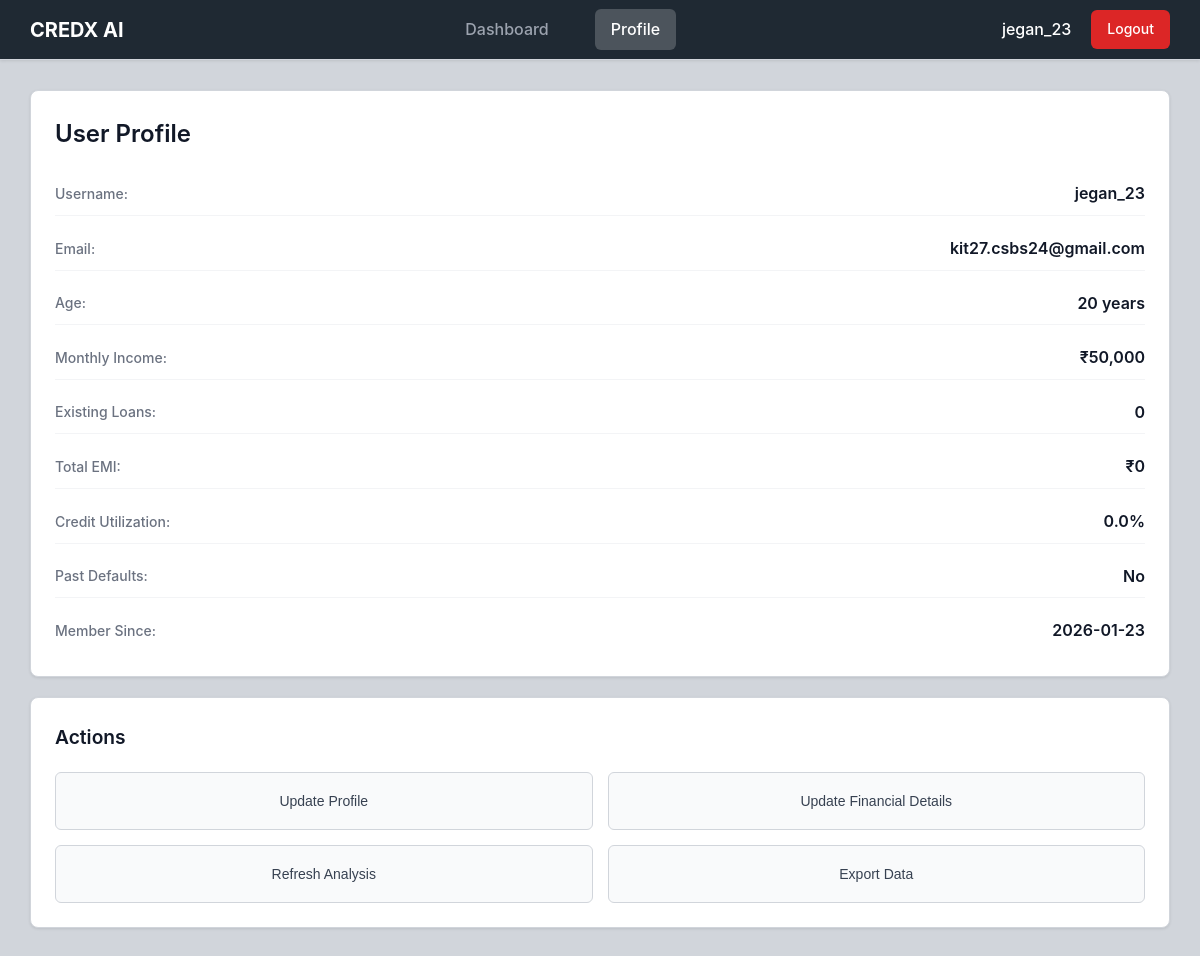
Screenshot of /profile (signed in) with the database file from the repository.
### tables this page shows
CREATE TABLE users (
                id INTEGER PRIMARY KEY AUTOINCREMENT,
                username TEXT UNIQUE NOT NULL,
                password TEXT NOT NULL,
                email TEXT NOT NULL,
                created_at TEXT NOT NULL
            );

CREATE TABLE user_financials (
                id INTEGER PRIMARY KEY AUTOINCREMENT,
                username TEXT UNIQUE NOT NULL,
                age INTEGER NOT NULL,
                income INTEGER NOT NULL,
                existing_loans INTEGER NOT NULL,
                total_emi INTEGER NOT NULL,
                credit_utilization REAL NOT NULL,
                defaults INTEGER NOT NULL,
                updated_at TEXT NOT NULL,
                FOREIGN KEY (username) REFERENCES users (username)
            );

### app.py (the view)
@app.route("/profile")
def profile():
    if "user" not in session:
        return redirect(url_for("login"))
    username = session["user"]
    user_data = get_user_by_username(username)
    if not user_data:
        print(f"❌ User data not found for {username}")
        session.clear()
        return redirect(url_for("login"))
    financial_data = get_user_financials(username)
    credit_score = 0
    risk_level = "Unknown"
    risk_color = "secondary"
    if financial_data:
        credit_score, risk_level, _, _, risk_color = calculate_credit_metrics(
            financial_data["age"], financial_data["income"], financial_data["existing_loans"],
            financial_data["total_emi"], financial_data["credit_utilization"], financial_data["defaults"]
        )
    success_message = request.args.get('success_message')
    error_message = request.args.get('error_message')
    return render_template(
        "profile.html",
        username=username,
        data=user_data,
        financial_data=financial_data,
        credit_score=credit_score,
        risk_level=risk_level,
        risk_color=risk_color,
        success_message=success_message,
        error_message=error_message
    )

### app.py (called while the page is built, shortened)
def calculate_credit_metrics(age, income, existing_loans, total_emi, credit_utilization, defaults):
    if model is None:
        return 650, "Medium", income * 10, "Model not available", "warning"

### database.py (called while the page is built)
def get_db():
    conn = sqlite3.connect(DATABASE_FILE)
    conn.row_factory = sqlite3.Row
    return conn

@contextmanager
def get_db_connection():
    conn = get_db()
    try:
        yield conn
    finally:
        conn.close()

def get_user_by_username(username):
    try:
        with get_db_connection() as conn:
            cursor = conn.cursor()
            cursor.execute('''
                SELECT id, username, email, created_at
                FROM users
                WHERE username = ?
            ''', (username,))
            user = cursor.fetchone()
            if user:
                return {
                    'id': user['id'],
                    'username': user['username'],
                    'email': user['email'],
                    'created_at': user['created_at']
                }
            return None
    except Exception as e:
        print(f"Error fetching user: {e}")
        return None

### templates/profile.html (shortened to what this page needs)
<!DOCTYPE html>
<html lang="en">
<head>
  <link rel="stylesheet" href="{{ url_for('static', filename='css/base.css') }}">
  <link rel="stylesheet" href="{{ url_for('static', filename='css/dashboard.css') }}">
</head>
<body>
<nav class="top-navbar">
  <div class="brand">CREDX AI</div>
  <div class="nav-center">
    <a href="/dashboard" class="nav-item">Dashboard</a>
    <span class="nav-item active">Profile</span>
  </div>
  <div class="nav-right">
    <span class="user-welcome">{{ username }}</span>
    <a href="/logout" class="nav-btn logout">Logout</a>
  </div>
</nav>
<div class="dashboard-container">
  <div class="card">
    <div class="card-header">
      <h2>User Profile</h2>
    </div>
    <div class="card-content">
      <div class="metric-row">
        <span class="label">Username:</span>
        <span class="value">{{ username }}</span>
      </div>
      <div class="metric-row">
        <span class="label">Email:</span>
        <span class="value">{{ data.email }}</span>
      </div>
      {% if financial_data %}
        <div class="metric-row">
          <span class="label">Age:</span>
          <span class="value">{{ financial_data.age }} years</span>
        </div>
        <div class="metric-row">
          <span class="label">Monthly Income:</span>
          <span class="value">₹{{ "{:,}".format(financial_data.income) }}</span>
        </div>
        <div class="metric-row">
          <span class="label">Existing Loans:</span>
          <span class="value">{{ financial_data.existing_loans }}</span>
        </div>
        <div class="metric-row">
          <span class="label">Total EMI:</span>
          <span class="value">₹{{ "{:,}".format(financial_data.total_emi) }}</span>
        </div>
        <div class="metric-row">
          <span class="label">Credit Utilization:</span>
          <span class="value">{{ "%.1f"|format(financial_data.credit_utilization) }}%</span>
        </div>
        <div class="metric-row">
          <span class="label">Past Defaults:</span>
          <span class="value">
            {% if financial_data.defaults == 1 %}Yes{% else %}No{% endif %}
          </span>
        </div>
      {% else %}
        <div class="metric-row">
          <span class="label">Financial Profile:</span>
          <span class="value">Not completed</span>
        </div>
      {% endif %}
      <div class="metric-row">
        <span class="label">Member Since:</span>
        <span class="value">{{ data.created_at[:10] }}</span>
      </div>
    </div>
  </div>
  <div class="card">
    <div class="card-header">
      <h3>Actions</h3>
    </div>
    <div class="card-content">
      <div class="actions-grid">
        <button class="action-btn" onclick="updateProfile()">Update Profile</button>
        {% if financial_data %}
          <button class="action-btn" onclick="updateFinancialDetails()">Update Financial Details</button>
        {% else %}
          <button class="action-btn" onclick="completeFinancialProfile()">Complete Financial Profile</button>
        {% endif %}
        <button class="action-btn" onclick="refreshAnalysis()">Refresh Analysis</button>
        <button class="action-btn" onclick="downloadData()">Export Data</button>
      </div>
    </div>
  </div>
</div>
</body>
</html>

### static/css/base.css (style rules this page uses)
* { margin: 0; padding: 0; box-sizing: border-box; }
body { font-family: -apple-system, BlinkMacSystemFont, 'Segoe UI', Roboto, sans-serif; background: #e5e7eb; color: #111827; min-height: 100vh; line-height: 1.6; }
a { text-decoration: none; color: #2563eb; }

### static/css/dashboard.css (style rules this page uses)
body { background: #d1d5db; color: #111827; font-family: -apple-system, BlinkMacSystemFont, 'Segoe UI', Roboto, sans-serif; margin: 0; padding: 0; }
.top-navbar { height: 60px; background: #1f2933; border-bottom: 1px solid #d1d5db; display: flex; justify-content: space-between; align-items: center; padding: 0 30px; box-shadow: 0 1px 3px rgba(0, 0, 0, 0.1); }
.brand { font-size: 20px; font-weight: 700; color: #ffffff; }
.nav-center { display: flex; gap: 30px; align-items: center; }
.nav-item { padding: 8px 16px; border-radius: 6px; color: #9ca3af; text-decoration: none; font-weight: 500; transition: all 0.2s ease; }
.nav-item.active { color: #ffffff; background: rgba(255, 255, 255, 0.2); }
.nav-right { display: flex; align-items: center; gap: 20px; }
.user-welcome { color: #ffffff; font-weight: 500; }
.nav-btn { padding: 8px 16px; border-radius: 6px; font-size: 14px; font-weight: 500; text-decoration: none; transition: all 0.2s ease; }
.nav-btn.logout { background: #dc2626; color: white; }
.dashboard-container { display: grid; grid-template-columns: repeat(auto-fit, minmax(350px, 1fr)); gap: 20px; padding: 30px; max-width: 1400px; margin: 0 auto; }
.card { background: #ffffff; border: 1px solid #d1d5db; border-radius: 8px; padding: 24px; box-shadow: 0 1px 3px rgba(0, 0, 0, 0.1); }
.card-header { margin-bottom: 20px; }
.card-header h2, .card-header h3 { color: #111827; margin: 0; font-weight: 600; }
.card-header h2 { font-size: 1.5rem; }
.card-header h3 { font-size: 1.2rem; }
.card-content { display: flex; flex-direction: column; gap: 12px; }
.metric-row { display: flex; justify-content: space-between; align-items: center; padding: 8px 0; border-bottom: 1px solid #f3f4f6; }
.metric-row:last-child { border-bottom: none; }
.label { color: #6b7280; font-size: 14px; font-weight: 500; }
.value { color: #111827; font-weight: 600; }
.actions-grid { display: grid; grid-template-columns: repeat(2, 1fr); gap: 15px; }
.action-btn { padding: 12px 16px; background: #f9fafb; border: 1px solid #d1d5db; border-radius: 6px; color: #374151; cursor: pointer; transition: all 0.2s ease; font-size: 14px; font-weight: 500; text-align: center; }
.card-header { display: flex; justify-content: space-between; align-items: center; margin-bottom: 20px; }
.label { color: #6b7280; font-size: 14px; }
.action-btn { display: flex; flex-direction: column; align-items: center; gap: 8px; padding: 20px 15px; background: #f9fafb; border: 1px solid #d1d5db; border-radius: 6px; color: #374151; cursor: pointer; transition: all 0.2s ease; font-size: 14px; font-weight: 500; text-decoration: none; }
@media (max-width: 1200px) { .dashboard-container { grid-template-columns: 1fr; } }

### rows the page displays
users: email "kit27.csbs24@gmail.com", created_at "2026-01-23"
user_financials: age "20", income "50,000", existing_loans "0", total_emi "0", credit_utilization "0.0"

### other values shown
{{ username }} "jegan_23"
